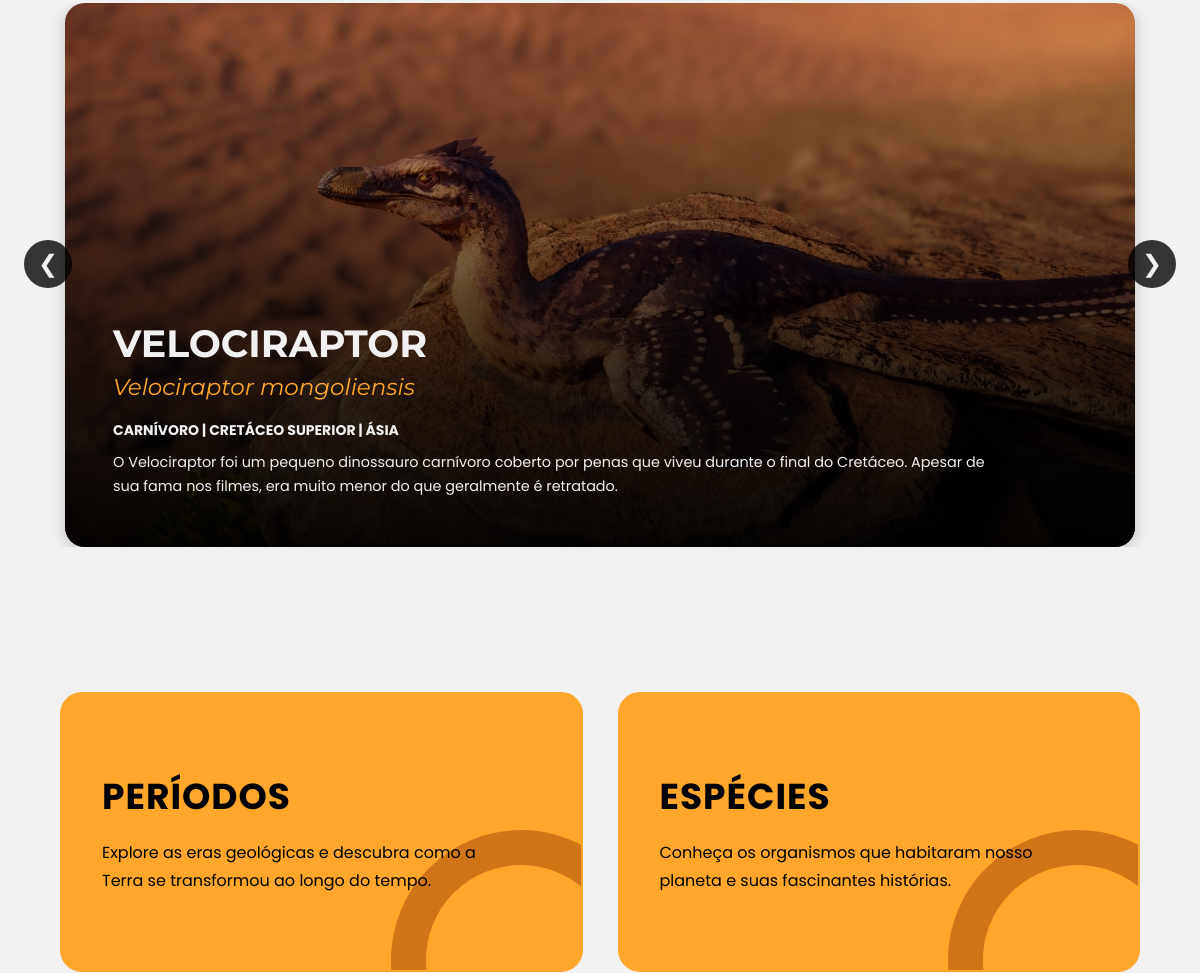
Before: / (middle part) with the older database file.
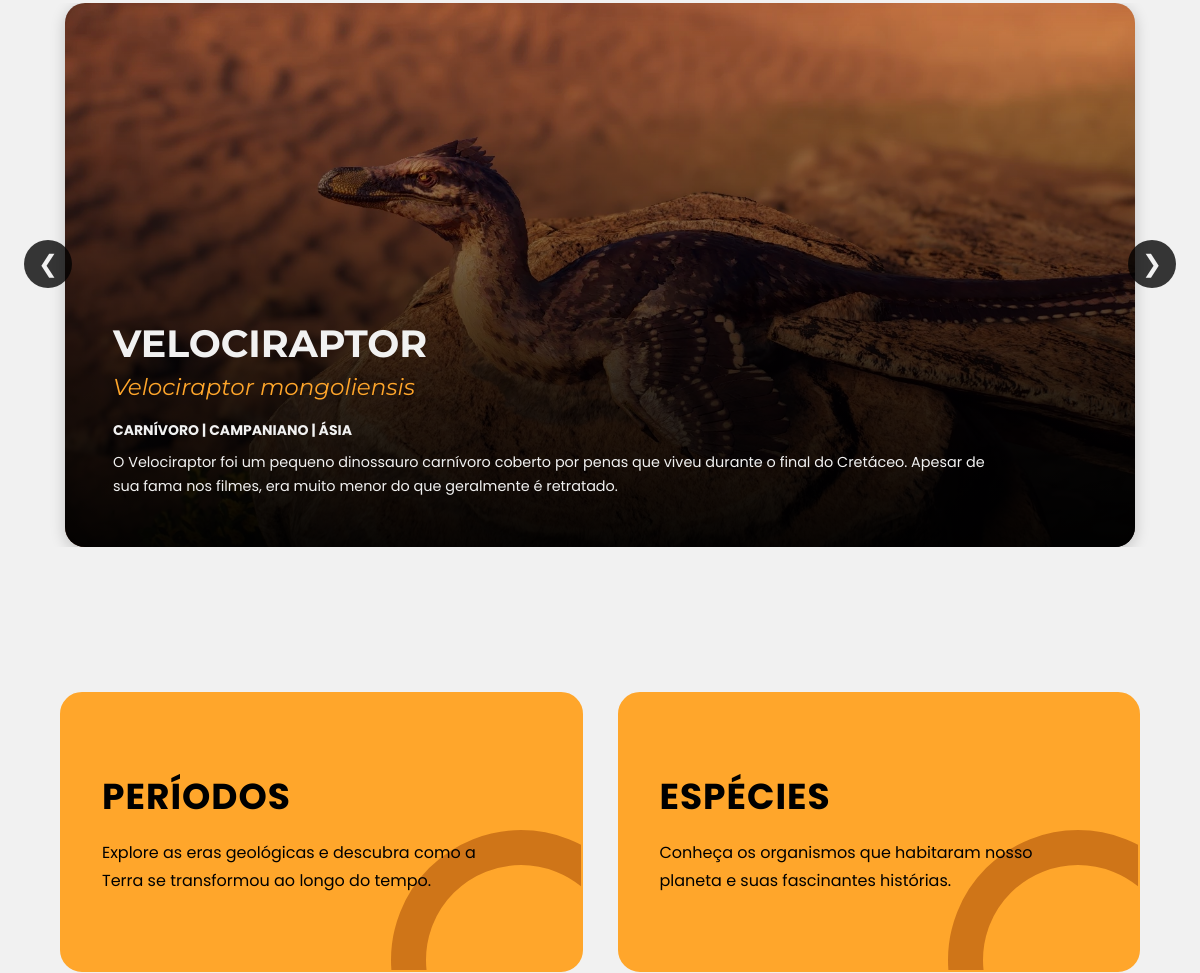
After: the same page with the newer database file.
### tables this page shows
CREATE TABLE `species` (
  `id` int(11) NOT NULL,
  `taxon_id` int(11) DEFAULT NULL,
  `scientific_name` varchar(150) DEFAULT NULL,
  `name` varchar(150) DEFAULT NULL,
  `slug` varchar(150) DEFAULT NULL,
  `summary` text DEFAULT NULL,
  `diet` enum('carnívoro','herbívoro','onívoro','piscívoro','insetívoro') DEFAULT NULL,
  `length` decimal(6,2) DEFAULT NULL,
  `height` decimal(6,2) DEFAULT NULL,
  `weight` int(11) DEFAULT NULL,
  `behavior` text DEFAULT NULL,
  `ecology` text DEFAULT NULL,
  `curiosities` text DEFAULT NULL,
  `discovery_year` int(11) DEFAULT NULL,
  `discovery_local` varchar(150) DEFAULT NULL,
  `formation` varchar(150) DEFAULT NULL,
  `discovered_by` varchar(150) DEFAULT NULL,
  `habitat` varchar(150) DEFAULT NULL,
  `region` varchar(150) DEFAULT NULL,
  `biome` varchar(150) DEFAULT NULL,
  `climate` varchar(150) DEFAULT NULL,
  `continent` varchar(150) DEFAULT NULL,
  `image_id` int(11) DEFAULT NULL,
  `geotime_id` int(11) DEFAULT NULL
);

CREATE TABLE `geo_time` (
  `id` int(11) NOT NULL,
  `slug` varchar(150) DEFAULT NULL,
  `name` varchar(100) DEFAULT NULL,
  `type` enum('eon','era','periodo','epoca','idade') DEFAULT NULL,
  `begin_year` decimal(10,4) DEFAULT NULL,
  `end_year` decimal(10,4) DEFAULT NULL,
  `parent_id` int(11) DEFAULT NULL,
  `summary` text DEFAULT NULL,
  `continental_configuration` text DEFAULT NULL,
  `climate` text DEFAULT NULL,
  `oceans` text DEFAULT NULL,
  `vegetation` text DEFAULT NULL,
  `environments` text DEFAULT NULL,
  `biodiversity` text DEFAULT NULL,
  `curiosities` text DEFAULT NULL
);

### includes/spotlight_banner.php (the view, shortened to what this page needs)
<?php
require_once __DIR__ . '/../config/database.php';
$sql = "
SELECT
    species.id,
    species.name,
    species.scientific_name,
    species.slug,
    species.diet,
    species.continent,
    species.summary,
    COALESCE(spotlight_file._path, principal_file._path) AS image_path,
    geo_time.name AS period_name
FROM species
LEFT JOIN species_images AS spotlight_image
    ON spotlight_image.species_id = species.id
    AND spotlight_image.purpose = 'spotlight'
LEFT JOIN images AS spotlight_file
    ON spotlight_file.id = spotlight_image.image_id
LEFT JOIN species_images AS principal_image
    ON principal_image.species_id = species.id
    AND principal_image.purpose = 'principal'
LEFT JOIN images AS principal_file
    ON principal_file.id = COALESCE(
        principal_image.image_id,
        species.image_id
    )
LEFT JOIN geo_time
    ON species.geotime_id = geo_time.id
ORDER BY RAND()
LIMIT 3
";
$result = $conn->query($sql);
?>
<section class="spotlight_banner">
    <div class="carousel-container" role="region" aria-roledescription="carrossel" aria-labelledby="spotlight-heading">
        <button type="button" class="carousel-btn prev-btn" aria-label="Espécie anterior">&#10094;</button>
        <button type="button" class="carousel-btn next-btn" aria-label="Próxima espécie">&#10095;</button>
        <div class="carousel">
            <?php while ($species = $result->fetch(PDO::FETCH_ASSOC)) { ?>
                <?php
                $imagePath = $species['image_path'] ?? '';
                $backgroundStyle = $imagePath !== ''
                    ? 'background-image: url("' . $imagePath . '");'
                    : '';
                ?>
                <div class="slide" role="group" aria-roledescription="slide">
                    <a href="index.php?page=species_info&slug=<?= urlencode($species['slug']); ?>">
                        <div class="spotlight-div"<?php if ($backgroundStyle !== '') { ?> style="<?= htmlspecialchars($backgroundStyle, ENT_QUOTES, 'UTF-8'); ?>"<?php } ?>>
                            <div class="text">
                                <h3><?= htmlspecialchars(mb_strtoupper($species['name'] ?? '', 'UTF-8'), ENT_QUOTES, 'UTF-8'); ?></h3>
                                <p class="scientific-h2"><?= htmlspecialchars($species['scientific_name'] ?? '', ENT_QUOTES, 'UTF-8'); ?></p>
                                <h4><?= htmlspecialchars(mb_strtoupper($species['diet'] ?? '', 'UTF-8'), ENT_QUOTES, 'UTF-8'); ?> | <?= htmlspecialchars(mb_strtoupper($species['period_name'] ?? 'Não informado', 'UTF-8'), ENT_QUOTES, 'UTF-8'); ?> | <?= htmlspecialchars(mb_strtoupper($species['continent'] ?? '', 'UTF-8'), ENT_QUOTES, 'UTF-8'); ?></h4>
                                <p class="spotlight-summary"><?= htmlspecialchars($species['summary'] ?? '', ENT_QUOTES, 'UTF-8'); ?></p>
                            </div>
                        </div>
                    </a>
                </div>
            <?php } ?>
        </div>
    </div>
</section>

Changed rows visible on the page:
changed species "VELOCIRAPTOR": geotime.name "CRETÁCEO SUPERIOR" → "CAMPANIANO"
